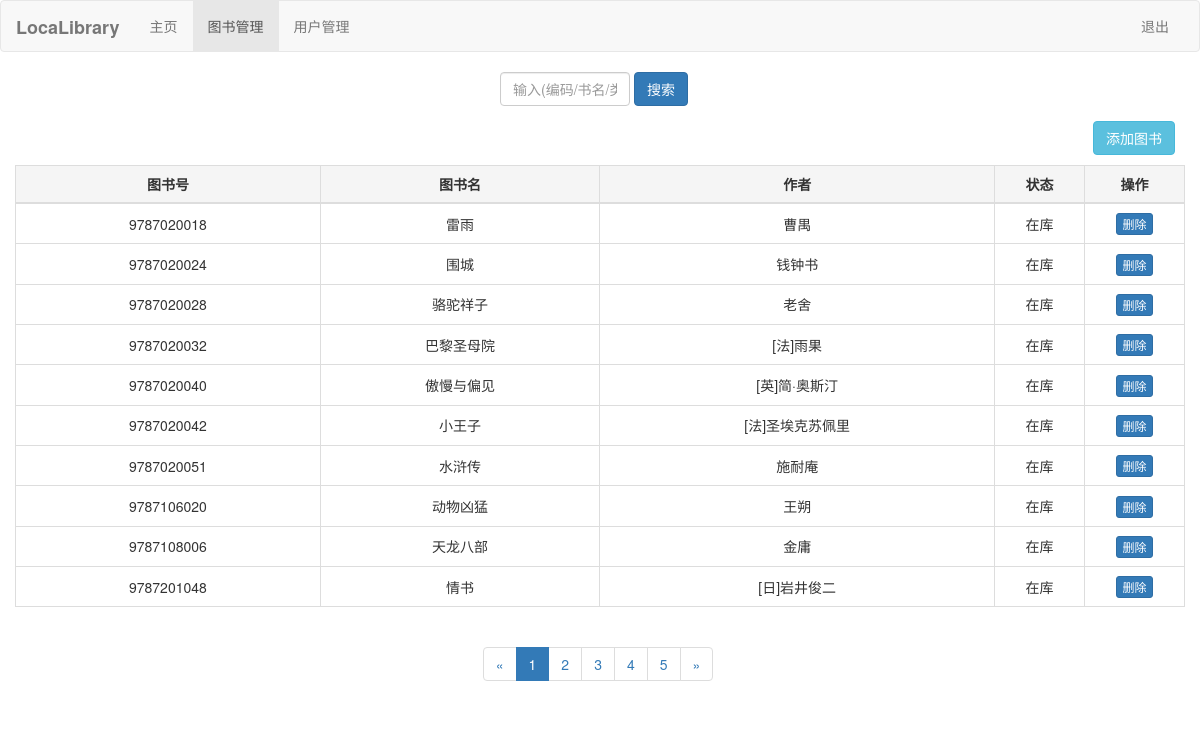
/admin/admin_book.php, run on the app's committed database.
### tables this page shows
CREATE TABLE IF NOT EXISTS `book` (
  `bookcode` varchar(10) NOT NULL,
  `name` varchar(50) DEFAULT NULL,
  `category` varchar(10) DEFAULT NULL,
  `author` varchar(10) DEFAULT NULL,
  `press` varchar(50) DEFAULT NULL,
  `status` varchar(10) NOT NULL DEFAULT '在库',
  PRIMARY KEY (`bookcode`)
);

### admin/admin_book.php (the view, shortened to what this page needs)
<?php
require_once ('../includes/config.php');
?>
<!DOCTYPE html>
<html lang="zh-CN">
<head>
    <link rel="stylesheet" href="../Resources/bootstrap.min.css">
<link href="https://cdn.staticfile.org/twitter-bootstrap/3.3.7/css/bootstrap.min.css" rel="stylesheet">
<link href="js/bootstrap-datetimepicker.min.css" rel="stylesheet" media="screen">
</head>
<body>
    <nav class="navbar navbar-default">
        <div class="container-fluid">
            <div class="navbar-header">
                <a class="navbar-brand" href="JavaScript:void(0)">
                    <b>LocaLibrary</b>
                </a>
            </div>
            <div class="collapse navbar-collapse" id="nav">
                <ul class="nav navbar-nav">
                    <li>
                        <a href="admin_home.php">主页</a>
                    </li>
                    <li class="active">
                        <a href="admin_book.php">图书管理</a>
                    </li>
                    <li>
                        <a href="admin_user.php">用户管理</a>
                    </li>
                </ul>
                <ul class="nav navbar-nav navbar-right">
                    <li>
                        <a href="" style="cursor:default"><?php echo $_SESSION['admin_id'];?></a>
                    </li>
                    <li>
                        <a href="../index.php">退出</a>
                    </li>
                </ul>
            </div>
        </div>
    </nav>
    <?php
    mysqli_select_db($conn,"library");
    mysqli_query($conn,"set names utf8");
    $pageSize = 10;
    if (isset($_GET['page']) && $_GET['page'] >1) {
        $pageVal = $_GET['page'];
    }else {
        $pageVal = 1;
    }
   $page = ($pageVal-1)*$pageSize;
    ?>
    <div class="container-fluid">
        <div style="width:200px" class="center-block">
        <form method="POST" action="select_book.php" >
            <div class="form-inline">
                <div class="form-group">
                    <input type="text" id="input" class="form-control" placeholder="输入(编码/书名/类别）" name="keyword" style="width:130px;">
                </div>
                <div class="form-group">
                    <button type="submit" id="research" class="btn btn-primary">搜索</button>
                </div>
            </div>
        </form>
        </div>
        <a class="btn btn-info pull-right" href="add_book.php" style="margin:15px 10px 10px;">添加图书</a>
    <?php
         $flag=0;
            $res=mysqli_query($conn,"select * from book");
            $numrows = mysqli_num_rows($res);
			$pageNum = ceil($numrows/$pageSize);
	      $result = mysqli_query($conn,"select `bookcode`,`name`,`author`,`status` FROM book limit $page,$pageSize");
		if($pageVal <=3){
			$begin =1;
			$end = $pageNum>=5?5:$pageNum;
		}else{
			$end = $pageVal+2>=$pageNum?$pageNum:$pageVal+2;
			$begin =$end -4<=1?1:$end -4;
		}
		$prev = $pageVal -1<=1?1:$pageVal-1;
        $next = $pageVal +1 >=$pageNum?$pageNum:$pageVal +1;
    echo "<table class='table table-bordered table-hover text-center' id='txtHint'>";
    echo "<thead>";
    echo "<tr class='active'>";
    echo "<th class='text-center'>图书号</th>";
    echo "<th class='text-center'>图书名</th>";
    echo "<th class='text-center'>作者</th>";
    echo "<th class='text-center' style='width: 90px;'>状态</th>";
    echo "<th class='text-center' style='width: 100px;'>操作</th>";
    echo "</tr>";
    echo "</thead>";
    echo "<tbody>";
if($result){
    while ($row = mysqli_fetch_array($result, MYSQLI_ASSOC)) {
            echo "<tr>";
            echo "<td>".$row['bookcode']."</td>";
            echo "<td>".$row['name']."</td>";
            echo "<td>".$row['author']."</td>";
            echo "<td>".$row['status']."</td>";
            echo "<td><button class='btn btn-primary btn-xs' onclick='myfunction({$row["bookcode"]},{$page},{$pageSize},{$flag})'>删除</button></td>";
            echo "</tr>";
            }
    echo "</tbody>";
    echo "</table>\n";}
    ?>
        <nav class='text-center'>
                            <ul class='pagination'>
                                <li>
                                    <a href="?page=<?php echo $prev; ?>">
                                        <span>&laquo;</span>
									</a>
								</li>
					<?php
					for($i=$begin;$i<=$end;$i++){
						if($pageVal==$i){
							echo "<li class='active'><a href='?page=$i'>".$i."</a></li>";
						}
						else {
							echo "<li><a href='?page=$i'>".$i."</a></li>";
						}
					}
					?>
								<li>
                                    <a href="?page=<?php echo $next; ?>" aria-label='Next'>
                                        <span aria-hidden='true'>&raquo;</span>
                                    </a>
                                </li>
                            </ul>
                         </nav>
    </div>
</body>
</html>

### admin/admin_book.php (style rules this page uses)
td { vertical-align: middle !important; }

### data on the page
book: bookcode "9787020018", name "雷雨", author "曹禺", status "在库"
book: bookcode "9787020024", name "围城", author "钱钟书", status "在库"
book: bookcode "9787020028", name "骆驼祥子", author "老舍", status "在库"
book: bookcode "9787020032", name "巴黎圣母院", author "[法]雨果", status "在库"
book: bookcode "9787020040", name "傲慢与偏见", author "[英]简·奥斯汀", status "在库"
book: bookcode "9787020042", name "小王子", author "[法]圣埃克苏佩里", status "在库"
book: bookcode "9787020051", name "水浒传", author "施耐庵", status "在库"
book: bookcode "9787106020", name "动物凶猛", author "王朔", status "在库"
book: bookcode "9787108006", name "天龙八部", author "金庸", status "在库"
book: bookcode "9787201048", name "情书", author "[日]岩井俊二", status "在库"
